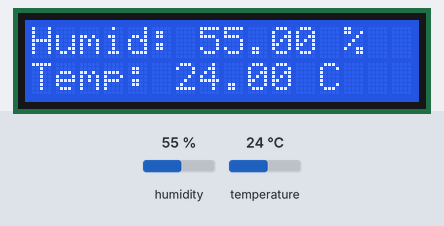
Simulated run of this sketch. Board: Arduino Uno, built with avr-gcc and run on an emulated ATmega328P. On the bench: 16×2 character LCD. The test bench sets the inputs (shaded band); at power-on: humidity 55 %, temperature 24 °C. What the sketch prints to the serial monitor is not drawn.

Above: at 1.2 s.
1.3 s: humidity set to 22 %
At 3.1 s:
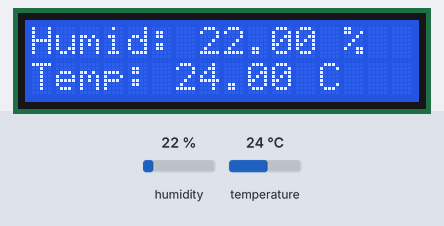
4.1 s: temperature set to 12 °C
At 5.5 s:
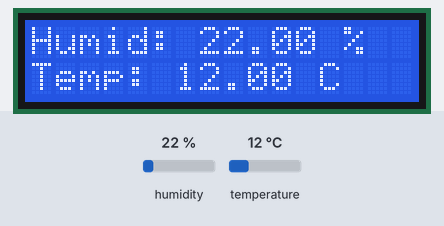
6.9 s: humidity set to 40 %
At 9.0 s:
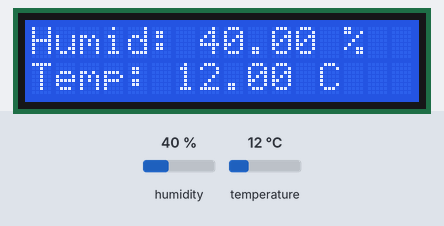
9.8 s: temperature set to 19 °C
At 11.4 s:
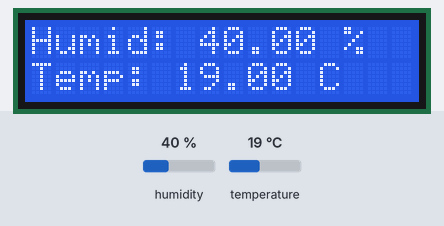
Timing chart, 0 to 12.9 s (numbered marks = the images above; inputs shaded):
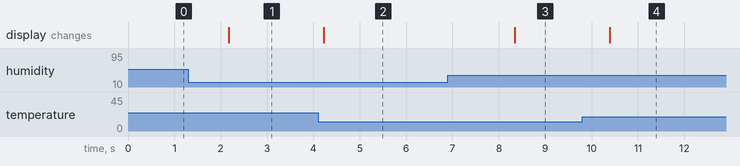

The sketch:

Sensor_to_LCD.ino
```cpp
#include <DHT.h>
#include <LiquidCrystal_I2C.h>

#define DHTPIN 2
#define DHTTYPE DHT11
DHT dht11(DHTPIN, DHTTYPE);

LiquidCrystal_I2C lcd(0x27, 16, 2);

void setup() {
  float temp = 0.0;
  float humid = 0.0;
  Serial.begin(9600);
  dht11.begin();
  lcd.begin();
  lcd.setCursor(0, 0);
  lcd.print("Humid:");
  lcd.setCursor(0, 1);
  lcd.print("Temp:");
}

void loop() {
  float humid = dht11.readHumidity();
  float temp = dht11.readTemperature();
  lcd.setCursor(7, 0);
  lcd.print(humid);
  lcd.print(" %");
  lcd.setCursor(6, 1);
  lcd.print(temp);
  lcd.print(" C");
  Serial.print("Temp: ");
  Serial.print(temp);
  Serial.print("\t");
  Serial.print("Humid: ");
  Serial.println(humid);
  delay(1000);
}
```

Measured:
- after the input at 1.3 s, the display: changes after 0.87 s (image 1)
- after the input at 4.1 s, the display: changes after 0.13 s (image 2)
- after the input at 6.9 s, the display: changes after 1.4 s (image 3)
- after the input at 9.8 s, the display: changes after 0.59 s (image 4)
